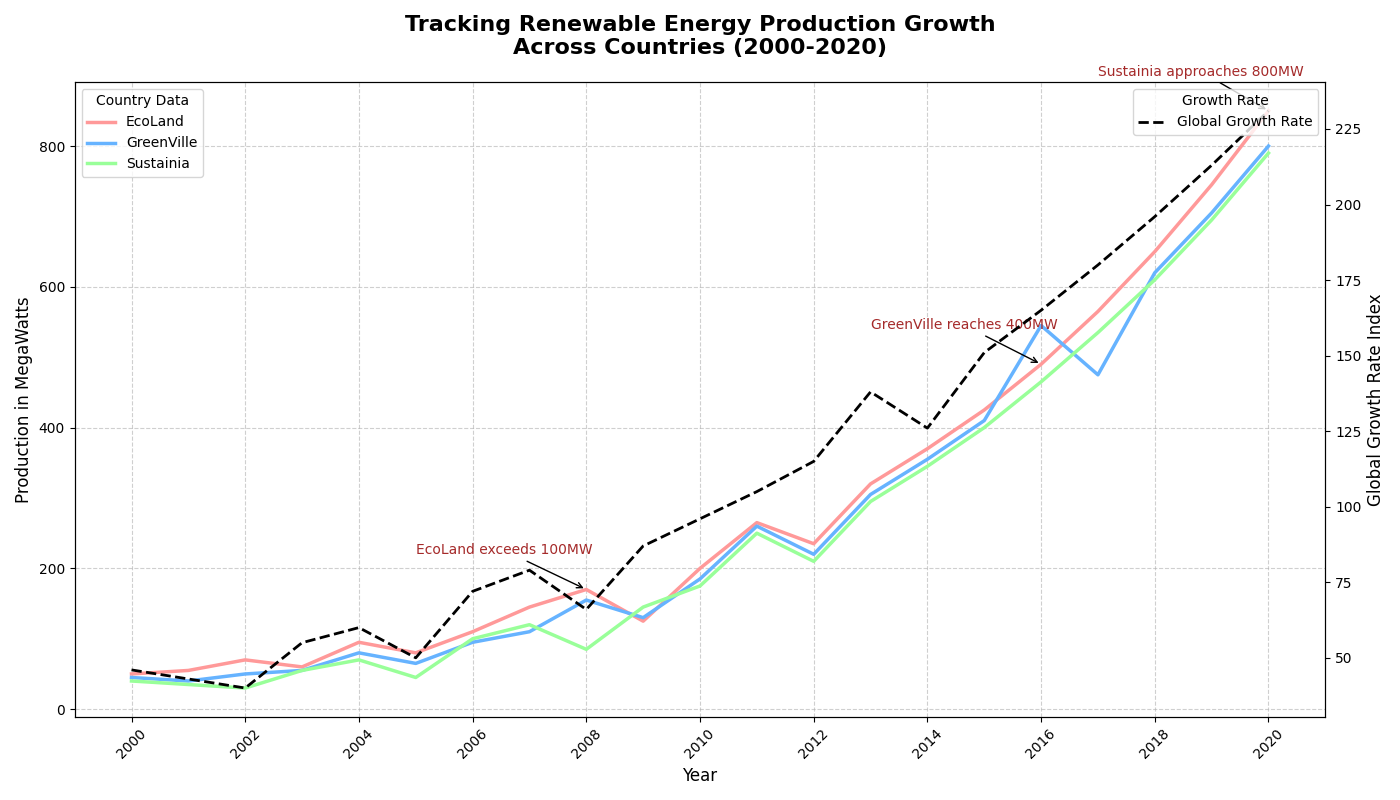

Write Python code to recreate this figure.
import matplotlib.pyplot as plt
import numpy as np

years = np.arange(2000, 2021)

country_data = {
    'EcoLand': [50, 55, 70, 60, 95, 80, 110, 145, 170, 125, 200, 265, 235, 320, 370, 425, 490, 565, 650, 745, 850],
    'GreenVille': [45, 40, 50, 55, 80, 65, 95, 110, 155, 130, 185, 260, 220, 305, 355, 410, 545, 475, 620, 705, 800],
    'Sustainia': [40, 35, 30, 55, 70, 45, 100, 120, 85, 145, 175, 250, 210, 295, 345, 400, 465, 535, 610, 695, 790]
}

global_growth_rate = np.array([46, 43, 40, 55, 60, 50, 72, 79, 66, 87, 96, 105, 115, 138, 126, 151, 165, 180, 196, 213, 231])

fig, ax1 = plt.subplots(figsize=(14, 8))

colors = ['#ff9999', '#66b3ff', '#99ff99']

for country, color in zip(country_data.keys(), colors):
    ax1.plot(years, country_data[country], color=color, linewidth=2.5, label=country)

ax2 = ax1.twinx()
ax2.plot(years, global_growth_rate, color='black', linestyle='--', linewidth=2, label='Global Growth Rate')

ax1.set_title("Tracking Renewable Energy Production Growth\nAcross Countries (2000-2020)", fontsize=16, fontweight='bold', pad=20)
ax1.set_xlabel('Year', fontsize=12)
ax1.set_ylabel('Production in MegaWatts', fontsize=12)
ax2.set_ylabel('Global Growth Rate Index', fontsize=12, color='black')

ax1.set_xticks(np.arange(2000, 2021, 2))
ax1.set_xticklabels(np.arange(2000, 2021, 2), fontsize=10, rotation=45)

ax1.legend(loc='upper left', fontsize=10, title='Country Data')
ax2.legend(loc='upper right', fontsize=10, title='Growth Rate')

ax1.grid(True, linestyle='--', which='both', axis='both', alpha=0.6)

milestones = {
    2008: 'EcoLand exceeds 100MW',
    2016: 'GreenVille reaches 400MW',
    2020: 'Sustainia approaches 800MW'
}

for year, text in milestones.items():
    ax1.annotate(text, 
                xy=(year, country_data['EcoLand'][year-2000]), 
                xytext=(year-3, country_data['EcoLand'][year-2000]+50),
                arrowprops=dict(facecolor='black', arrowstyle='->'),
                fontsize=10, color='brown')

plt.tight_layout()
plt.show()
